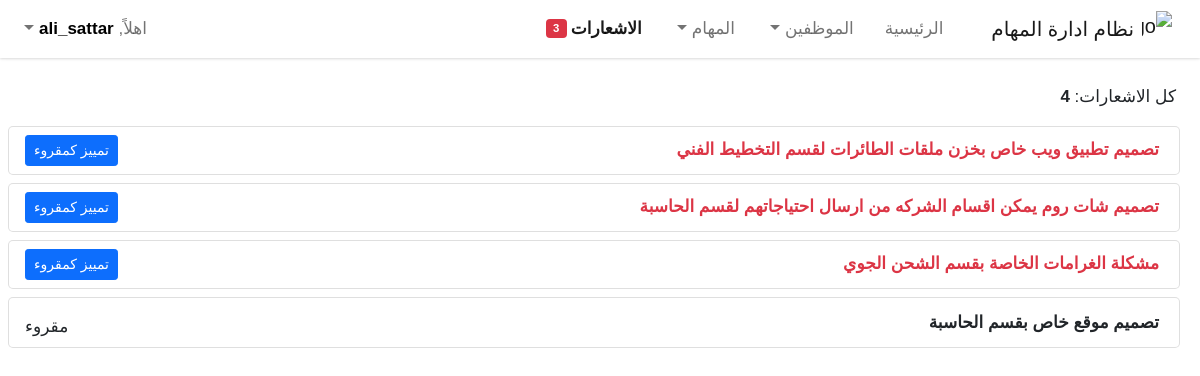
Before: /notifications/ (signed in) with the older database file.
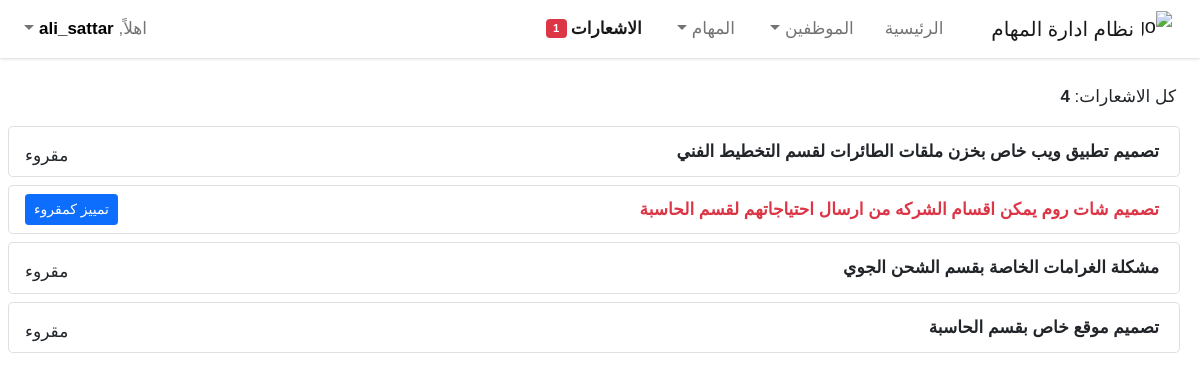
After: the same page with the newer database file.
### myapp/models.py (models this page shows, shortened)
class Task(models.Model):
    user        = models.ForeignKey(User, on_delete=models.CASCADE)
    subject     = models.TextField(max_length=1000, blank=True, null=True)
    start_date  = models.CharField(max_length= 100, blank=True, null=True)
    end_date    = models.CharField(max_length=100, blank=True, null=True)
    start_day   = models.CharField(max_length=100, blank=True, null=True)
    end_day     = models.CharField(max_length=100, blank=True, null=True)
    no_of_users = models.IntegerField(default=0)
    employees   = models.ManyToManyField(User, related_name="employees")
    TASK_STATUS = [
      ("غير منجزة", "غير منجزة"),
      ("بأنتظار الموافقة", "بأنتظار الموافقة"),
      ("منجزة", "منجزة")
    ]
    status      = models.CharField(max_length=100, choices=TASK_STATUS, default="غير منجزة")
    rate        = models.SmallIntegerField(default=0)
    received    = models.BooleanField(default=False)
    active      = models.BooleanField(default=True)
    created_at  = models.DateTimeField(auto_now_add=True)
    def get_employee_tasks (self, request):
        return [
            task for task in Task.objects.prefetch_related("employees").order_by("-created_at")
            if request.user in task.employees.all()
        ]
    def total_employee_tasks(self, request):
        return sum(request.user in task.employees.all()
            for task in Task.objects.all())
    def unread_employee_tasks(self, request):
        return sum(
            not task.received and request.user in task.employees.all()
            for task in Task.objects.all())

### myapp/notifications/views/notifications.py (the view)
# urls.py: path("notifications/", login_required(get_all_notifications), name="notifications_page")
def get_all_notifications(request):
  if task_instance():
    return render(request, "notifications.html", context=get_context(request, task_instance()))
  return HttpResponseRedirect("/notifications/")

### myapp/notifications/views/notifications.py (called while the page is built)
def task_instance():
  return Task.objects.prefetch_related("employees")

def get_context(request, task):
  return {
    "total": task[0].total_employee_tasks(request),
    "unreadable": task[0].unread_employee_tasks(request),
    "all_notifications": task[0].get_employee_tasks(request)
  }

### templates/notifications.html (shortened to what this page needs)
<!DOCTYPE html>
<html lang="en">
  {% load static %}
<head>
  {% include "base/head.html" %}
</head>
<body>
  {% include "components/navbar.html" %}
  <main class="px-3" style="margin-top: 80px !important">
    <div class="row px-1">
      {% if all_notifications.count != 0 %}
      <div class="col-md-12 px-3 mt-1 mb-3">كل الاشعارات: <b>{{total}}</b></div>
      <ul class="list-group list-group gap-2">
        {% for notification in all_notifications %}
        <li class="list-group-item border-1">
          <div class="me-1">
            {% if notification.received %}
            <div class="fw-bold">{{notification.subject}}</div>
            {% else %}
            <div class="fw-bold text-danger">{{notification.subject}}</div>
            {% endif %}
          </div>
          {% if not notification.received %}
          <button class="btn btn-primary btn-sm">تمييز كمقروء</button>
          {% else %}
          <span class="mt-2">مقروء</span>
          {% endif %}
        </li>
        {% endfor %}
      </ul>
      {% else %}
        <p>لا توجد اشعارات حالياً</p>
      {% endif %}
    </div>
  </main>
</body>
</html>

### templates/base/head.html (shortened to what this page needs)
{% load static %}
<link rel="stylesheet" href="{% static '/css/bootstrap/bootstrap.min.css'  %}" />
<link rel="stylesheet" href="https://cdn.jsdelivr.net/npm/bootstrap-icons@1.4.1/font/bootstrap-icons.css" />
<link rel="stylesheet" href="{% static '/css/custom/styles.css' %}" />
<link rel="stylesheet" href="https://cdnjs.cloudflare.com/ajax/libs/bootstrap-datepicker/1.9.0/css/bootstrap-datepicker.min.css">
<link rel="stylesheet" href="https://cdnjs.cloudflare.com/ajax/libs/font-awesome/4.7.0/css/font-awesome.min.css">

### templates/components/navbar.html (shortened to what this page needs)
<nav class="navbar navbar-expand-lg navbar-light bg-white fixed-top">
    <div class="container-fluid">
      <a class="navbar-brand p-0 d-flex justify-content-center align-items-center gap-2" href="/">
        <img src="https://www.svgrepo.com/show/315133/stack.svg" alt="Logo" width="30" height="35"
          class="d-inline-block align-text-top">
        نظام ادارة المهام
      </a>
      <div class="collapse navbar-collapse" id="navbarSupportedContent">
        <ul class="navbar-nav mb-2 mb-lg-0">
          <li class="nav-item">
            <a class="nav-link" aria-current="page" href="/">الرئيسية</a>
          </li>
          <li class="nav-item dropdown">
            <a class="nav-link dropdown-toggle" href="#employees" id="navbarDropdown" role="button"
              data-bs-toggle="dropdown" aria-expanded="false">
              الموظفين
            </a>
          </li>
          <li class="nav-item dropdown">
            <a class="nav-link dropdown-toggle" href="#tasks" id="navbarDropdown" role="button"
              data-bs-toggle="dropdown" aria-expanded="false">
              المهام
            </a>
          </li>
          {% if not user.is_superuser %}
          <li class="nav-item">
            <a class="nav-link d-flex justify-content-start align-items-center gap-1" href="/notifications/">
              الاشعارات
              {% if unreadable != 0 %}
              <span class="badge bg-danger">
                {{unreadable}}
              </span>
              {% endif %}
            </a>
          </li>
          {% endif %}
        </ul>
        <ul class="navbar-nav mb-2 mb-lg-0 me-auto">
          <li class="nav-item dropdown">
            <a class="nav-link dropdown-toggle" href="#user-dropdown" id="navbarDropdown" role="button" data-bs-toggle="dropdown"
              aria-expanded="false">
              اهلاً, <b style="color: black">{{user.username}}</b>
            </a>
          </li>
        </ul>
      </div>
    </div>
  </nav>

### templates/base/script.html (shortened to what this page needs)
{% load static %}

### static/css/custom/styles.css (style rules this page uses)
:root { --offcanvas-width: 270px; --topNavbarHeight: 54px; --mainColor: #3498DB; --primaryHoverColor: #2d7eb4; --secondaryColor: white; --hideOverflowX: hidden; --primaryFont: Arial, Helvetica, sans-serif; }
html { scroll-behavior: smooth; }
body { font-family: var(--primaryFont); overflow-x: var(--hideOverflowX); overflow-y: scroll; }
.navbar, .row { direction: rtl !important; font-size: 17px; }
.navbar { box-shadow: rgba(0, 0, 0, 0.1) 0px 1px 3px 0px, rgba(0, 0, 0, 0.06) 0px 1px 2px 0px; }
.navbar-nav { gap: 15px !important; }
.active { font-weight: bold !important; }
.badge { font-size: 11.4px !important; }
.list-group-item { display: flex !important; justify-content: space-between; align-items: center !important; border-radius: 5px !important; }

Changed rows visible on the page:
changed Task "تصميم تطبيق ويب خاص بخزن ملقات الطائرات لقسم التخطيط الفني": received "تمييز كمقروء" → "مقروء"
changed Task "مشكلة الغرامات الخاصة بقسم الشحن الجوي": received "تمييز كمقروء" → "مقروء"
Other visible differences:
{{ unreadable }}: "3" → "1"
